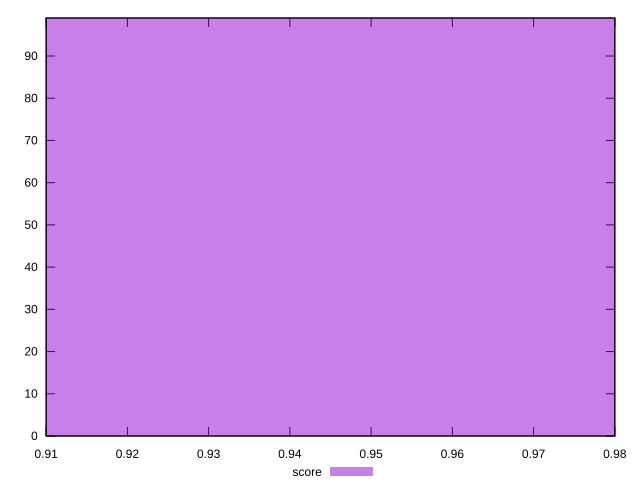

Generate this figure with gnuplot:
reset

$score <<EOF
0.9473358708047006 99
EOF

set key outside below
set boxwidth 0.07894465590039172
set xrange [0.91:0.98]
set yrange [0:99]
set trange [0:99]
set style fill transparent solid 0.5 noborder
set terminal svg size 640, 490 enhanced background rgb 'white'
set output "reports/report_00027_2021-02-24T12-40-31.850Z/dom-size/samples/card/score/histogram.svg"

plot $score title "score" with boxes

reset
